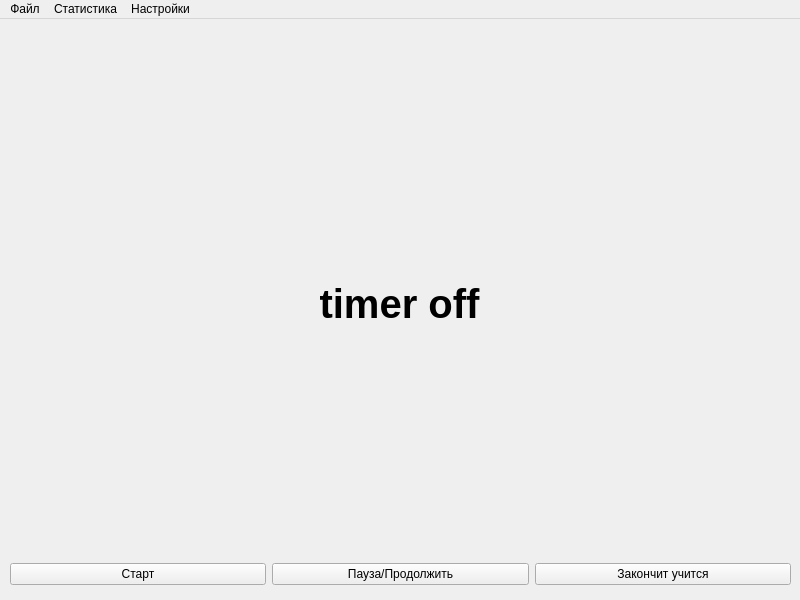
<?xml version="1.0" encoding="UTF-8"?>
<ui version="4.0">
 <class>MainWindow</class>
 <widget class="QMainWindow" name="MainWindow">
  <property name="geometry">
   <rect>
    <x>0</x>
    <y>0</y>
    <width>800</width>
    <height>600</height>
   </rect>
  </property>
  <property name="minimumSize">
   <size>
    <width>800</width>
    <height>600</height>
   </size>
  </property>
  <property name="maximumSize">
   <size>
    <width>800</width>
    <height>600</height>
   </size>
  </property>
  <property name="windowTitle">
   <string>MainWindow</string>
  </property>
  <widget class="QWidget" name="centralwidget">
   <widget class="QWidget" name="gridLayoutWidget">
    <property name="geometry">
     <rect>
      <x>-1</x>
      <y>39</y>
      <width>801</width>
      <height>491</height>
     </rect>
    </property>
    <layout class="QGridLayout" name="gridLayout">
     <item row="0" column="0">
      <layout class="QGridLayout" name="gridLayout_3">
       <item row="0" column="0">
        <layout class="QGridLayout" name="gridLayout_4"/>
       </item>
      </layout>
     </item>
     <item row="1" column="0">
      <widget class="QLabel" name="displayTimer">
       <property name="font">
        <font>
         <pointsize>30</pointsize>
         <bold>true</bold>
        </font>
       </property>
       <property name="text">
        <string>timer off</string>
       </property>
       <property name="alignment">
        <set>Qt::AlignmentFlag::AlignCenter</set>
       </property>
      </widget>
     </item>
    </layout>
   </widget>
   <widget class="QWidget" name="gridLayoutWidget_2">
    <property name="geometry">
     <rect>
      <x>10</x>
      <y>540</y>
      <width>781</width>
      <height>31</height>
     </rect>
    </property>
    <layout class="QGridLayout" name="gridLayout_2">
     <item row="0" column="1">
      <widget class="QPushButton" name="pauseButton">
       <property name="text">
        <string>Пауза/Продолжить</string>
       </property>
       <property name="icon">
        <iconset theme="QIcon::ThemeIcon::MediaPlaybackPause"/>
       </property>
      </widget>
     </item>
     <item row="0" column="0">
      <widget class="QPushButton" name="startButton">
       <property name="enabled">
        <bool>true</bool>
       </property>
       <property name="statusTip">
        <string/>
       </property>
       <property name="text">
        <string>Старт</string>
       </property>
       <property name="icon">
        <iconset theme="QIcon::ThemeIcon::MediaRecord"/>
       </property>
      </widget>
     </item>
     <item row="0" column="2">
      <widget class="QPushButton" name="pushButton">
       <property name="text">
        <string>Закончит учится</string>
       </property>
      </widget>
     </item>
    </layout>
   </widget>
  </widget>
  <widget class="QMenuBar" name="menubar">
   <property name="geometry">
    <rect>
     <x>0</x>
     <y>0</y>
     <width>800</width>
     <height>22</height>
    </rect>
   </property>
   <widget class="QMenu" name="File">
    <property name="title">
     <string>Файл</string>
    </property>
    <addaction name="Open"/>
    <addaction name="Close"/>
   </widget>
   <widget class="QMenu" name="statistic">
    <property name="title">
     <string>Статистика</string>
    </property>
   </widget>
   <widget class="QMenu" name="setting">
    <property name="title">
     <string>Настройки</string>
    </property>
   </widget>
   <addaction name="File"/>
   <addaction name="statistic"/>
   <addaction name="setting"/>
  </widget>
  <action name="Open">
   <property name="text">
    <string>Открыть</string>
   </property>
  </action>
  <action name="Close">
   <property name="text">
    <string>Выход</string>
   </property>
  </action>
 </widget>
 <resources/>
 <connections/>
</ui>
